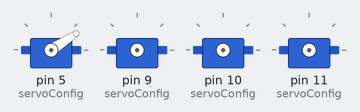
Bench run of a sketch on a simulated Arduino Uno, built with avr-gcc and run on an emulated ATmega328P. On the bench: 4 × servo. What the sketch prints to the serial monitor is not drawn.

Above: at 0.05 s.
At 1.1 s:
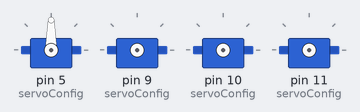
At 2.2 s:
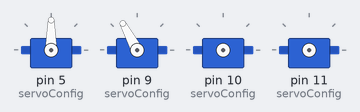
At 4.35 s:
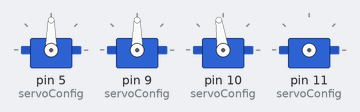
At 6.5 s:
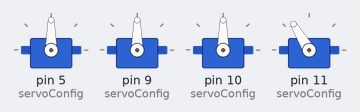
At 8.7 s:
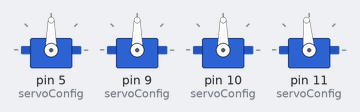
Timing chart, 0 to 11.4 s (numbered marks = the images above):
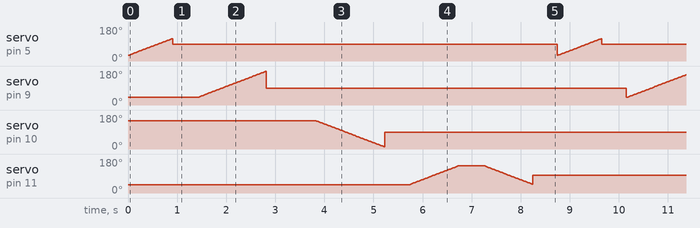

The sketch:

DanboardSoul.ino
```cpp
// (licence header left out)
#include <Servo.h>

#define SERVOS_TOTAL  4

#define HEAD    0
#define LEFT    1
#define RIGHT   2
#define BODY    3

#define SV_POT  0  //Potentiometer
#define SV_PIN  1  //servoPin
#define SV_MIN  2  //min
#define SV_MAX  3  //max
#define SV_INI  4  //initialAngle
#define SV_PMIN  5  //pot_min
#define SV_PMAX  6  //pot_max

#define InputButton  4
#define IDLE_COUNT_LIMIT  20

int servoConfig[SERVOS_TOTAL][7] = {
  // Potentiometer,  servoPin,   min,    max,      initialAngle,   pot_min,  pot_max
    { 0,               5,        30,    120,       90,             270,      610},       //A0 ,  Head
    { 1,               9,        40,    180,       90,             270,      610},       //A1 ,  Left
    { 2,              10,        10,    150,       90,             270,      610},       //A2 ,  Right
    { 3,              11,        45,    145,       95,             270,      610},       //A3 ,  Body
};

Servo danboardServo[SERVOS_TOTAL];
int aiValue[SERVOS_TOTAL] = {0};
int idleCount[SERVOS_TOTAL] = {0};
//int newAiValue = 0;
//int mapAiValue = 0;

int currentMode = 0;  //0:Auto Mode, 1:Mimic Mode, 2:Dancer Mode
#define MODE_AUTO   0
#define MODE_MIMIC  1
#define MODE_DANCE  2

/*Dance Song 01: Little Apple*/
#define TEMPO_MAX_01  10
int danceTempo01 = 100;  //ms
int danceAngle01[SERVOS_TOTAL][TEMPO_MAX_01] = {
    //Head
    { 90,  110,  90,  70,  50,  30,  50,  70,  90,  90},
    //Left Hand
    { 90,  110,  90,  70,  50,  30,  50,  70,  90,  90},
    //Right Had
    { 90,  110,  90,  70,  50,  30,  50,  70,  90,  90},
    //Body
    { 90,  110,  90,  70,  50,  30,  50,  70,  90,  90},
};


void setup() {
  // put your setup code here, to run once:
  pinMode(InputButton, INPUT);

  Serial.begin(115200);
  Serial.println("Danboard Bot ready...");

  //init Mode
  currentMode = MODE_AUTO; //MODE_MIMIC;  //MODE_DANCE;

}

void loop() {
  // put your main code here, to run repeatedly:

  //for(int i=0; i<SERVOS_TOTAL; i++) {
    //danboardServo[i].detach();
  //}
  //int inputValue = digitalRead(InputButton);
  //Serial.println(inputValue);

  switch(currentMode)
  {
    case MODE_AUTO:
        /*Auto Mode: Auto Test Every Parts*/
        HeadPartTest();
        LeftHandTest();
        RightHandTest();
        BodyPartTest();
        break;

    case MODE_MIMIC:
        /*Mimic Mode: Every Parts acted according to Analog Input Potentiometer value.*/
        /*Only control Left/Right hands for Kaohsiung mini Maker Faire*/
        rotateServoWithAnalogInput(LEFT);
        rotateServoWithAnalogInput(RIGHT);
        delay(100);
        break;

    case MODE_DANCE:
        danceSong01();
        //danceSong02();
        delay(50);
        break;

    default:
        break;
  }

#if 0
  /*Auto Mode: Auto Test Every Parts*/
  if (currentMode == MODE_AUTO)
  {
    HeadPartTest();
    LeftHandTest();
    RightHandTest();
    BodyPartTest();
  }

  /*Mimic Mode: Every Parts acted according to Analog Input Potentiometer value.*/
  /*Only control Left/Right hands for Kaohsiung mini Maker Faire*/
  if (currentMode == MODE_MIMIC)
  {
    rotateServoWithAnalogInput(LEFT);
    rotateServoWithAnalogInput(RIGHT);
    delay(100);
  }

  if (currentMode == MODE_DANCE)
  {
    delay(50);
  }
#endif

}

void HeadPartTest()
{

  /*Head*/
  #if 1
  danboardServo[HEAD].attach(servoConfig[HEAD][SV_PIN]);
  #if 1
  for(int pos = servoConfig[HEAD][SV_MIN]; pos < servoConfig[HEAD][SV_MAX]; pos += 1)
  {
      danboardServo[HEAD].write(pos);
      delay(10);
  }
  #endif
  danboardServo[HEAD].write(servoConfig[HEAD][SV_INI]);
  delay(500);
  danboardServo[HEAD].detach();
  #endif
}

void LeftHandTest()
{
  /*Left Hand*/
  #if 1
  danboardServo[LEFT].attach(servoConfig[LEFT][SV_PIN]);
  #if 1
  for(int pos = servoConfig[LEFT][SV_MIN]; pos < servoConfig[LEFT][SV_MAX]; pos += 1)
  {
      danboardServo[LEFT].write(pos);
      delay(10);
  }
  #endif
  danboardServo[LEFT].write(servoConfig[LEFT][SV_INI]);
  delay(500);
  danboardServo[LEFT].detach();
  #endif

}

void RightHandTest()
{
      /*Right Hand*/
  #if 0
  danboardServo[RIGHT].attach(servoConfig[RIGHT][SV_PIN]);
  #if 1
  for(int pos = servoConfig[RIGHT][SV_MIN]; pos < servoConfig[RIGHT][SV_MAX]; pos += 1)
  {
      danboardServo[RIGHT].write(pos);
      delay(10);
  }
  #endif
  danboardServo[RIGHT].write(servoConfig[RIGHT][SV_INI]);
  delay(500);
  danboardServo[RIGHT].detach();
  #endif

  delay(500);

  /*Right Hand Reverse*/
  #if 1
  danboardServo[RIGHT].attach(servoConfig[RIGHT][SV_PIN]);
  #if 1
  for(int pos = servoConfig[RIGHT][SV_MAX]; pos > servoConfig[RIGHT][SV_MIN]; pos -= 1)
  {
      danboardServo[RIGHT].write(pos);
      delay(10);
  }
  #endif
  danboardServo[RIGHT].write(servoConfig[RIGHT][SV_INI]);
  delay(500);
  danboardServo[RIGHT].detach();
  #endif

}

void BodyPartTest()
{
    /*Body*/
  #if 1
  danboardServo[BODY].attach(servoConfig[BODY][SV_PIN]);
  #if 1
  for(int pos = servoConfig[BODY][SV_MIN]; pos < servoConfig[BODY][SV_MAX]; pos += 1)
  {
      danboardServo[BODY].write(pos);
      delay(10);
  }
  #endif
  //danboardServo[BODY].write(servoConfig[BODY][SV_INI]);
  delay(500);
  danboardServo[BODY].detach();
  #endif

  /*BODY Reverse*/
  #if 1
  danboardServo[BODY].attach(servoConfig[BODY][SV_PIN]);
  #if 1
  for(int pos = servoConfig[BODY][SV_MAX]; pos > servoConfig[BODY][SV_MIN]; pos -= 1)
  {
      danboardServo[BODY].write(pos);
      delay(10);
  }
  #endif
  danboardServo[BODY].write(servoConfig[BODY][SV_INI]);
  delay(500);
  danboardServo[BODY].detach();
  #endif
}

void rotateServoWithAnalogInput(int component)
{
  int newAiValue;
  int mapAiValue;

  newAiValue = analogRead(servoConfig[component][SV_POT]);
  if ((newAiValue - aiValue[component]) < 5)
  {
    idleCount[component]++;
  }
  else
  {
    //reset idle count
    idleCount[component] = 0;
  }

  if (idleCount[component] > IDLE_COUNT_LIMIT)
  {
    Serial.println("into Idle state...");
    danboardServo[component].detach();
  }
  else
  {
    aiValue[component] = newAiValue;
    //Serial.println("into Working state...");

    mapAiValue = map(newAiValue, servoConfig[component][SV_PMIN], servoConfig[component][SV_PMAX], servoConfig[component][SV_MIN], servoConfig[component][SV_MAX]);
    Serial.print("Component:");
    Serial.print(component);
    Serial.print(":  ");
    Serial.print(newAiValue);
    Serial.print("->");
    Serial.println(mapAiValue);

    if (!danboardServo[component].attached()) {
      danboardServo[component].attach(servoConfig[component][SV_PIN]);
    }
    danboardServo[component].write(mapAiValue);
    //delay(100);
    //danboardServo[component].detach();
  }
}

void danceSong01()
{
  //Dancing Begin
  for(int i=0; i<SERVOS_TOTAL; i++) {
    danboardServo[i].attach(servoConfig[i][SV_PIN]);
  }

  for(int i=0;  i<TEMPO_MAX_01;  i++)
  {
    danboardServo[HEAD].write(danceAngle01[HEAD][i]);
    danboardServo[LEFT].write(danceAngle01[LEFT][i]);
    danboardServo[RIGHT].write(danceAngle01[RIGHT][i]);
    danboardServo[BODY].write(danceAngle01[BODY][i]);
    delay(danceTempo01);
  }

  //Dancing End
  for(int i=0; i<SERVOS_TOTAL; i++) {
    danboardServo[i].detach();
  }

}
```
